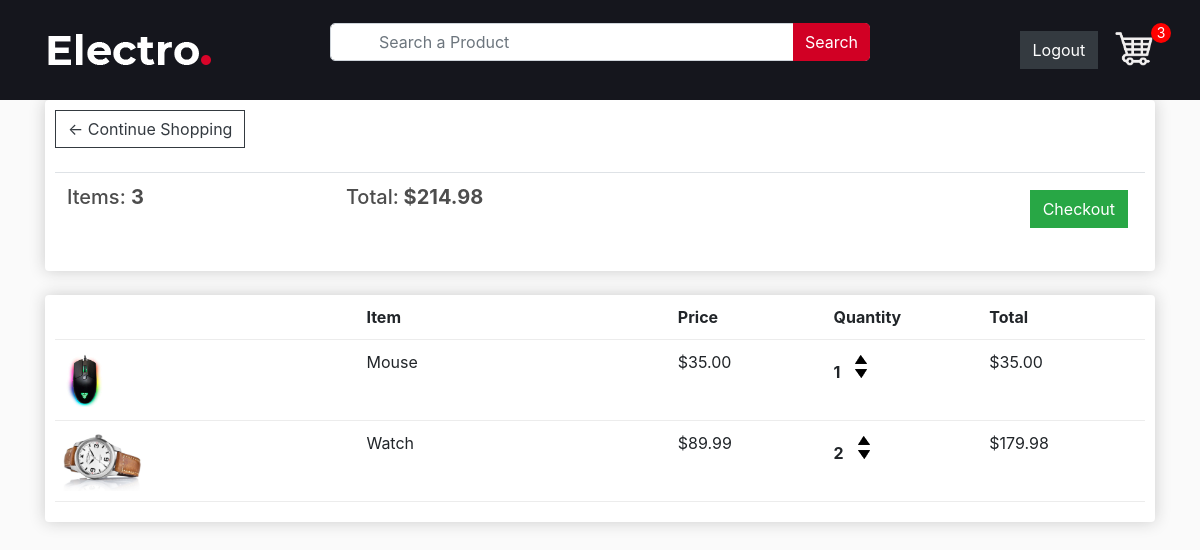
The app's page /cart/ (signed in) with its own data.
### store/models.py (models this page shows, shortened)
class Order(models.Model):
    customer = models.ForeignKey(Customer, on_delete=models.SET_NULL, blank=True, null=True)
    date_orderd = models.DateTimeField(auto_now_add=True)
    complete = models.BooleanField(default=False, null=False, blank=False)
    transaction_id = models.CharField(max_length=200, null=True)
    status = models.BooleanField(default=False, null=True, blank=False) #added
    total_price = models.FloatField(max_length=200, null=True) #added
    @property
    def get_cart_total(self):
        orderitems = self.orderitem_set.all()
        total = sum([item.get_total for item in orderitems])
        return total
    @property
    def get_cart_items(self):
        orderitems = self.orderitem_set.all()
        total = sum([item.quantity for item in orderitems])
        return total

class OrderItem(models.Model):
    product = models.ForeignKey(Product, on_delete=models.SET_NULL, null=True)
    order = models.ForeignKey(Order, on_delete=models.SET_NULL, null=True)
    quantity = models.IntegerField(default=0, null=True, blank=True)
    date_added = models.DateTimeField(auto_now_add=True)
    @property
    def get_total(self):
        total = self.product.price * self.quantity
        return total

class Product(models.Model):
    name = models.CharField(max_length=200, null=True)
    price = models.DecimalField(max_digits=7, decimal_places=2)
    digital = models.BooleanField(default=False, null=True, blank=False)
    image = models.ImageField(null=True, blank=True)
    status = models.BooleanField(default=False, null=True, blank=False) #changed
    description = models.TextField(max_length=1000, null=True, blank=True) #added
    @property
    def imageURL(self):
        try:
            url = self.image.url
        except:
            url = ''
        return url

### store/views.py (the view)
# urls.py: path('cart/', views.cart, name="cart"),
def cart(request):
    data = cartData(request)
    cartItems = data['cartItems']
    order = data['order']
    items = data['items']
    context = {'items':items, 'order':order, 'cartItems': cartItems}
    return render(request, 'store/cart.html', context)

### context_processors/context_processors.py (called while the page is built, shortened)
def total_cart_items(request):
    if request.user.is_authenticated:
        customer = request.user.customer
        order, created = Order.objects.get_or_create(customer = customer, complete=False)
        cartItems = order.get_cart_items
    return {'totalCartItems':cartItems}

### store/utils.py (called while the page is built)
def cartData(request):
    if request.user.is_authenticated:
        customer = request.user.customer
        order, created = Order.objects.get_or_create(customer = customer, complete=False)
        items = order.orderitem_set.all()
        cartItems = order.get_cart_items
    else:
        cookieData = cookieCart(request)
        cartItems = cookieData['cartItems']
        order = cookieData['order']
        items = cookieData['items']
    return {'cartItems':cartItems, 'order':order, 'items': items}

### store/templates/store/cart.html
{% extends 'store/header.html' %}
{% load static %}
{% block content %}
	<div class="container">
		<div class="row">
			<div class="col-lg-12">
				<div class="box-element">
					<a  class="btn btn-outline-dark" href="{% url 'store' %}">&#x2190; Continue Shopping</a>
					<br>
					<br>
					<table class="table">
						<tr>
							<th><h5>Items: <strong>{{order.get_cart_items}}</strong></h5></th>
							<th><h5>Total:<strong> ${{order.get_cart_total|floatformat:2}}</strong></h5></th>
							<th>
								<a  style="float:right; margin:5px;" class="btn btn-success" href="{% url 'checkout' %}">Checkout</a>
							</th>
						</tr>
					</table>
				</div>
				<br>
				<div class="box-element">
					<div class="cart-row">
						<div style="flex:2"></div>
						<div style="flex:2"><strong>Item</strong></div>
						<div style="flex:1"><strong>Price</strong></div>
						<div style="flex:1"><strong>Quantity</strong></div>
						<div style="flex:1"><strong>Total</strong></div>
					</div>
					{% for item in items %}
					<div class="cart-row">
						<div style="flex:2"><img class="row-image" src="{{item.product.imageURL}}"></div>
						<div style="flex:2"><p>{{item.product.name}}</p></div>
						<div style="flex:1"><p>${{item.product.price|floatformat:2}}</p></div>
						<div style="flex:1">
							<p class="quantity">{{item.quantity}}</p>
							<div class="quantity">
								<img data-product={{item.product.id}} data-action="add" class="chg-quantity update-cart" src="{% static  'images/arrow-up.png' %}">
								<img data-product={{item.product.id}} data-action="remove" class="chg-quantity update-cart" src="{% static  'images/arrow-down.png' %}">
							</div>
						</div>
						<div style="flex:1"><p>${{item.get_total}}</p></div>
					</div>
					{% endfor %}
				</div>
			</div>
		</div>
	</div>
{% endblock content %}

### store/templates/store/header.html (shortened to what this page needs)
<!DOCTYPE html>
{% load static %}
<html>
    <head>
        <link
            rel="stylesheet"
            href="https://stackpath.bootstrapcdn.com/bootstrap/4.4.1/css/bootstrap.min.css"
        />
        <link
            rel="stylesheet"
            type="text/css"
            href="{% static 'css/style.css' %}"
        />
        <link
        rel="stylesheet"
        href="https://unpkg.com/@trevoreyre/autocomplete-js/dist/style.css"
        />
    </head>
    <body>
        <header>
            <div class="container">
                <div class="row align-items-center">
                    <div class="col-6 col-lg-3 order-1">
                        <a href="{% url 'store' %}" class="logo mr-5">
                            <img src="{% static 'images/logo.webp' %}" />
                        </a>
                    </div>
                    <div class="col-lg-6 order-3 order-lg-2">
                        <form id="autocomplete" class="autocomplete" action="/search" method="get">
                            <div class="form-group mb-0">
                                <input type="text" class="autocomplete-input form-control sm-2 mr-5 pl-5" name="search" placeholder="Search a Product">
                            </div>
                            <button type="submit" class="btn btn-primary">Search</button>
                        </form>
                    </div>
                    <div class="col-6 col-lg-3 order-2 order-lg-3">
                        <div class="header-right d-flex justify-content-end">
	                        {% if request.user.is_authenticated %}
                                <a href="{% url 'logout' %}" class="btn btn-warning btn-dark">Logout</a>
                            {% else %}
                                <a href="{% url 'login' %}" class="btn btn-warning btn-dark">Login</a>
                            {% endif %}
                            <div class="cart">
                                <a href="{% url 'cart' %}">
                                    <img src="{% static 'images/cart.jpg' %}" />
                                </a>
                                <p>{{totalCartItems}}</p>
                            </div>
                        </div>
                    </div>
                </div>
            </div>
        </header>
        {% block content %}
        {% endblock content %}
    </body>
</html>

### static/css/style.css (style rules this page uses)
img { max-width: 100%; }
body { background-color: #fafafa; }
h1, h2, h3, h4, h5, h6 { color: #4d4d4d; }
.box-element { -webkit-box-shadow: #cccccc 0 0 16px; box-shadow: #cccccc 0 0 16px; background-color: #fff; border-radius: 4px; padding: 10px; }
.btn { border-radius: 0; }
.row-image { height: 60px; width: auto; }
.cart-row { display: -webkit-box; display: -ms-flexbox; display: flex; -webkit-box-align: flex-stretch; -ms-flex-align: flex-stretch; align-items: flex-stretch; padding-bottom: 10px; margin-bottom: 10px; border-bottom: 1px solid #ececec; }
.quantity { display: inline-block; font-weight: 700; padding-right: 10px; }
.chg-quantity { width: 12px; cursor: pointer; display: block; margin-top: 5px; -webkit-transition: .1s; transition: .1s; }
header { position: -webkit-sticky; position: sticky; top: 0; z-index: 9999; background-color: #15161D; padding: 15px 0; }
header .logo img { height: 70px; }
header form.autocomplete { position: relative; }
header form.autocomplete input { border-radius: 5px; }
header form.autocomplete button { position: absolute; top: 0; right: 0; height: 100%; background-color: #D10024; border: 0; border-radius: 0 5px 5px 0; }
header .cart { position: relative; }
header .cart img { height: 35px; display: inline-block; margin-left: 15px; }
header .cart p { position: absolute; top: -8px; right: -16px; width: 20px; height: 20px; color: #fff; background-color: red; font-size: 14px; line-height: 20px; text-align: center; border-radius: 50%; }

### records on screen
Order: get_cart_items "3", get_cart_total "214.98"
OrderItem: product.imageURL (picture), product.name "Mouse", product.price "35.00", quantity "1", get_total "35.00"
OrderItem: product.imageURL (picture), product.name "Watch", product.price "89.99", quantity "2", get_total "179.98"

### other values on screen
{{ totalCartItems }} "3"
